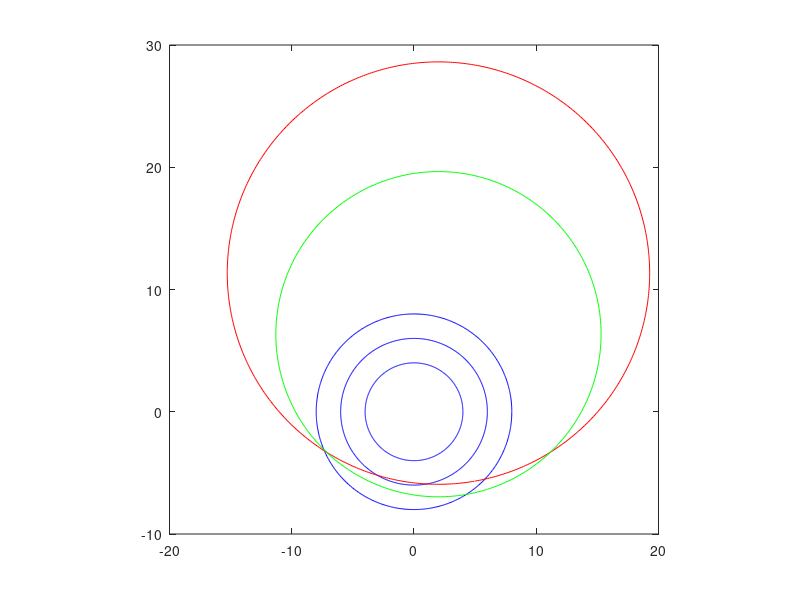

MATLAB code for this plot:
t = [0:0.01:2*pi]';
l1 = 4;
l2 = 6;
l3 = 8;

p1 = [l1*cos(t),l1*sin(t)];
p2 = [l2*cos(t),l2*sin(t)];
p3 = [l3*cos(t),l3*sin(t)];

a1 = 20*pi/180;
a2 = 35*pi/180;

p4 = [(l2*sin(t+a1/2)+l1*sin(a1/2))/(2*sin(a1/2)), (-l2*cos(t+a1/2)+l1*cos(a1/2))/(2*sin(a1/2))];
p5 = [(l3*sin(t+a2/2)+l1*sin(a2/2))/(2*sin(a2/2)), (-l3*cos(t+a2/2)+l1*cos(a2/2))/(2*sin(a2/2))];


lim = 20;
figure(1)
plot(p1(:,1),p1(:,2),'b');hold on;
plot(p2(:,1),p2(:,2),'b');hold on;
plot(p3(:,1),p3(:,2),'b');hold on;
plot(p4(:,1),p4(:,2),'r');hold on;
plot(p5(:,1),p5(:,2),'g');hold off;
xlim([-lim lim]);
ylim([-10 30]);
axis equal